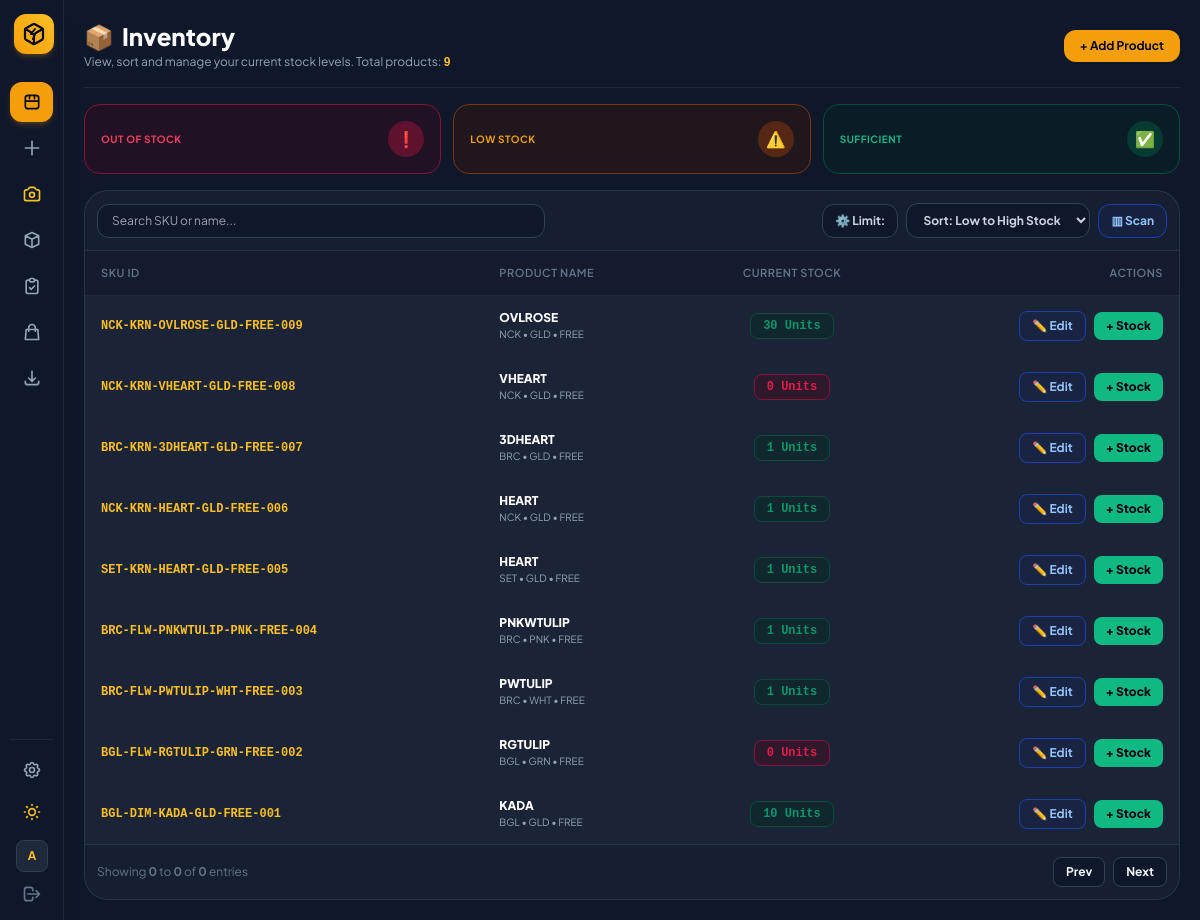
The app's page / (signed in) with its own data.
### sku_manager/models.py (models this page shows, shortened)
class JewelrySKU(models.Model):
    name = models.CharField(max_length=100)
    category = models.CharField(max_length=50, default='General')
    style = models.CharField(max_length=50, blank=True, default='Standard')
    design_model = models.CharField(max_length=50, blank=True, default='')
    size = models.CharField(max_length=30, blank=True, default='Free Size')
    color = models.CharField(max_length=30, blank=True, default='Black')
    number = models.CharField(max_length=10, default='001')
    sku = models.CharField(max_length=100, unique=True, editable=False)
    image = models.ImageField(upload_to='products/', null=True, blank=True)
    is_listed = models.BooleanField(default=True)
    batch_no = models.CharField(max_length=50, blank=True, default='')
    stock = models.PositiveIntegerField(default=0)
    storage_box = models.ForeignKey(StorageBox, on_delete=models.SET_NULL, null=True, blank=True, related_name='skus')
    section_name = models.CharField(max_length=50, blank=True, default='Main Slot')
    purchase_price = models.DecimalField(max_digits=10, decimal_places=2, default=0.00)
    selling_price = models.DecimalField(max_digits=10, decimal_places=2, default=0.00)
    created_at = models.DateTimeField(auto_now_add=True)
    updated_at = models.DateTimeField(auto_now=True)
    class Meta:
        ordering = ['-created_at']

### sku_manager/views.py (the view)
# urls.py: path('', views.inventory_list, name='inventory_list'),
@login_required(login_url='login')
def inventory_list(request):
    search_query = request.GET.get('q', '').strip()
    items = JewelrySKU.objects.select_related('storage_box').all().order_by('-id')
    if search_query:
        items = items.filter(
            Q(sku__icontains=search_query) |
            Q(name__icontains=search_query) |
            Q(category__icontains=search_query)
        )
    return render(request, 'sku_manager/inventory.html', {
        'items': items,
        'skus': items,
        'total_count': items.count(),
        'search_query': search_query,
        'active_page': 'inventory',
    })

### templates/sku_manager/inventory.html (shortened to what this page needs)
{% extends "sku_manager/base.html" %}
{% block content %}
<div class="space-y-4 max-w-6xl mx-auto">
  <header class="flex flex-col sm:flex-row sm:items-center justify-between border-b border-slate-200 dark:border-slate-800 pb-4 gap-4">
    <div>
      <h1 class="text-2xl font-black text-slate-900 dark:text-white flex items-center gap-2"><span>📦</span> Inventory</h1>
      <p class="text-xs text-slate-500 dark:text-slate-400 mt-0.5">
        View, sort and manage your current stock levels. Total products:
        <strong class="text-amber-600 dark:text-amber-400 font-mono">{{ total_count }}</strong>
      </p>
    </div>
    <a href="{% url 'product_master' %}" class="bg-amber-500 hover:bg-amber-400 text-slate-950 font-bold px-4 py-2 rounded-xl text-xs transition shadow-sm">+ Add Product</a>
  </header>
  <div class="grid grid-cols-3 gap-3">
    <div class="bg-rose-50 dark:bg-rose-950/30 border border-rose-200 dark:border-rose-900 rounded-2xl p-4 flex items-center justify-between">
      <div>
        <p class="text-[10px] uppercase font-bold tracking-wider text-rose-500">Out of Stock</p>
      </div>
      <div class="w-9 h-9 rounded-full bg-rose-200 dark:bg-rose-900/60 flex items-center justify-center">❗</div>
    </div>
    <div class="bg-amber-50 dark:bg-amber-950/30 border border-amber-200 dark:border-amber-900 rounded-2xl p-4 flex items-center justify-between">
      <div>
        <p class="text-[10px] uppercase font-bold tracking-wider text-amber-500">Low Stock</p>
      </div>
      <div class="w-9 h-9 rounded-full bg-amber-200 dark:bg-amber-900/60 flex items-center justify-center">⚠️</div>
    </div>
    <div class="bg-emerald-50 dark:bg-emerald-950/30 border border-emerald-200 dark:border-emerald-900 rounded-2xl p-4 flex items-center justify-between">
      <div>
        <p class="text-[10px] uppercase font-bold tracking-wider text-emerald-500">Sufficient</p>
      </div>
      <div class="w-9 h-9 rounded-full bg-emerald-200 dark:bg-emerald-900/60 flex items-center justify-center">✅</div>
    </div>
  </div>
  <div class="bg-white dark:bg-slate-800/80 border border-slate-200 dark:border-slate-700/60 rounded-3xl shadow-sm overflow-hidden">
    <div class="p-3 border-b border-slate-100 dark:border-slate-700/60 bg-slate-50/50 dark:bg-slate-900/40 flex flex-col sm:flex-row justify-between items-center gap-3">
      <input type="text" id="searchInput" placeholder="Search SKU or name..."
        class="w-full sm:max-w-md bg-white dark:bg-slate-900 border border-slate-200 dark:border-slate-700 rounded-xl px-3.5 py-2 text-xs text-slate-900 dark:text-white focus:outline-none focus:border-amber-500">
      <div class="flex items-center gap-2 w-full sm:w-auto">
        <button type="button" id="openLimit"
          class="shrink-0 px-3 py-2 bg-white dark:bg-slate-900 text-slate-700 dark:text-slate-300 border border-slate-200 dark:border-slate-700 rounded-xl font-bold text-xs">
          ⚙️ Limit:
        </button>
        <select id="sortSelect"
          class="bg-white dark:bg-slate-900 border border-slate-200 dark:border-slate-700 rounded-xl text-xs font-bold text-slate-600 dark:text-slate-300 px-3 py-2 outline-none cursor-pointer">
          <option value="stock-asc">Sort: Low to High Stock</option>
        </select>
        <button type="button" id="scanBtn"
          class="shrink-0 px-3 py-2 bg-blue-50 dark:bg-blue-950/40 text-blue-700 dark:text-blue-300 border border-blue-200 dark:border-blue-800 rounded-xl font-bold text-xs">
          ▥ Scan
        </button>
      </div>
    </div>
    <div class="overflow-x-auto">
      <table class="w-full text-left text-xs text-slate-700 dark:text-slate-300">
        <thead class="bg-slate-50 dark:bg-slate-900/60 text-[11px] uppercase tracking-wider text-slate-500 border-b border-slate-200 dark:border-slate-800">
          <tr>
            <th class="py-3.5 px-4 font-semibold">SKU ID</th>
            <th class="py-3.5 px-4 font-semibold">Product Name</th>
            <th class="py-3.5 px-4 font-semibold text-center">Current Stock</th>
            <th class="py-3.5 px-4 text-right font-semibold">Actions</th>
          </tr>
        </thead>
        <tbody id="invBody" class="divide-y divide-slate-100 dark:divide-slate-800/60">
          {% for item in items %}
            <tr class="inv-row hover:bg-slate-50 dark:hover:bg-slate-800/30 transition"
                data-stock="{{ item.stock }}" data-name="{{ item.name|lower }}" data-sku="{{ item.sku|lower }}">
              <td class="py-3.5 px-4 font-mono font-bold text-amber-600 dark:text-amber-400">{{ item.sku }}</td>
              <td class="py-3.5 px-4 font-extrabold text-slate-900 dark:text-white">
                <div>{{ item.name }}</div>
                <div class="text-[10px] text-slate-400 font-normal">{{ item.category }} • {{ item.color }} • {{ item.size }}</div>
              </td>
              <td class="py-3.5 px-4 text-center">
                {% if item.stock == 0 %}
                  <span class="inline-flex px-3 py-1 rounded-lg font-mono font-bold text-xs bg-rose-50 dark:bg-rose-950/40 text-rose-600 border border-rose-200 dark:border-rose-900">0 Units</span>
                {% elif item.stock <= threshold %}
                  <span class="inline-flex px-3 py-1 rounded-lg font-mono font-bold text-xs bg-amber-50 dark:bg-amber-950/40 text-amber-600 border border-amber-200 dark:border-amber-900">{{ item.stock }} Units</span>
                {% else %}
                  <span class="inline-flex px-3 py-1 rounded-lg font-mono font-bold text-xs bg-emerald-50 dark:bg-emerald-950/40 text-emerald-600 border border-emerald-200 dark:border-emerald-900">{{ item.stock }} Units</span>
                {% endif %}
              </td>
              <td class="py-3.5 px-4 text-right space-x-1.5 whitespace-nowrap">
                <a href="{% url 'stock_action' item.pk %}?mode=set"
                   class="inline-flex items-center gap-1 bg-blue-50 hover:bg-blue-100 dark:bg-blue-950/40 text-blue-700 dark:text-blue-300 border border-blue-200 dark:border-blue-800 px-3 py-1.5 rounded-lg font-bold transition">✏️ Edit</a>
                <a href="{% url 'stock_action' item.pk %}?mode=add"
                   class="inline-flex items-center gap-1 bg-emerald-500 hover:bg-emerald-400 text-slate-950 px-3 py-1.5 rounded-lg font-black transition shadow-xs">+ Stock</a>
              </td>
            </tr>
          {% endfor %}
        </tbody>
      </table>
    </div>
    <div class="bg-slate-50 dark:bg-slate-900/40 border-t border-slate-200 dark:border-slate-700/60 p-3 flex items-center justify-between">
      <div class="text-xs text-slate-500">Showing <b id="pgStart">0</b> to <b id="pgEnd">0</b> of <b id="pgTotal">0</b> entries</div>
      <div class="flex gap-2">
        <button id="prevPage" class="px-3 py-1.5 border border-slate-300 dark:border-slate-700 rounded-lg bg-white dark:bg-slate-900 text-xs font-bold disabled:opacity-50">Prev</button>
        <button id="nextPage" class="px-3 py-1.5 border border-slate-300 dark:border-slate-700 rounded-lg bg-white dark:bg-slate-900 text-xs font-bold disabled:opacity-50">Next</button>
      </div>
    </div>
  </div>
</div>
{% endblock %}

### templates/sku_manager/base.html (shortened to what this page needs)
<!DOCTYPE html>
<html lang="en" class="dark">
<head>
  <script src="https://cdn.tailwindcss.com"></script>
</head>
<body class="bg-slate-100 text-slate-800 dark:bg-slate-900 dark:text-slate-100 min-h-screen flex antialiased transition-colors duration-200">
  <aside class="group fixed left-0 top-0 z-40 h-screen w-16 hover:w-60 transition-all duration-300 ease-in-out bg-white border-r border-slate-200 dark:bg-slate-900 dark:border-slate-800 flex flex-col justify-between p-2.5 shadow-xl overflow-hidden">
    <div class="space-y-6">
      <a href="{% url 'inventory_list' %}" class="flex items-center gap-3 px-1 py-1">
        <div class="w-10 h-10 min-w-[40px] rounded-xl bg-gradient-to-tr from-amber-500 to-amber-400 flex items-center justify-center shadow-md shadow-amber-500/20 text-slate-950">
        </div>
      </a>
      <nav class="space-y-1.5">
        <a href="{% url 'inventory_list' %}" title="Inventory"
          class="flex items-center gap-3.5 px-3 py-2.5 rounded-xl transition {% if active_page == 'inventory' %}bg-amber-500 text-slate-950 font-bold shadow-md shadow-amber-500/20{% else %}text-slate-600 dark:text-slate-400 hover:bg-slate-100 dark:hover:bg-slate-800 dark:hover:text-white{% endif %}">
          <svg class="w-5 h-5 min-w-[20px]" fill="none" stroke="currentColor" viewBox="0 0 24 24"><path stroke-linecap="round" stroke-linejoin="round" stroke-width="2" d="M4 7v10c0 2 1.5 3 3.5 3h9c2 0 3.5-1 3.5-3V7c0-2-1.5-3-3.5-3h-9C5.5 4 4 5 4 7zm0 4h16M9 4v4m6-4v4"></path></svg>
        </a>
        <a href="{% url 'product_master' %}" title="Add Products & Catalog"
          class="flex items-center gap-3.5 px-3 py-2.5 rounded-xl transition {% if active_page == 'products' %}bg-amber-500 text-slate-950 font-bold shadow-md shadow-amber-500/20{% else %}text-slate-600 dark:text-slate-400 hover:bg-slate-100 dark:hover:bg-slate-800 dark:hover:text-white{% endif %}">
          <svg class="w-5 h-5 min-w-[20px]" fill="none" stroke="currentColor" viewBox="0 0 24 24"><path stroke-linecap="round" stroke-linejoin="round" stroke-width="2" d="M12 4v16m8-8H4"></path></svg>
        </a>
        <a href="{% url 'sku_scanner' %}" title="Camera Scanner"
          class="flex items-center gap-3.5 px-3 py-2.5 rounded-xl transition {% if active_page == 'scanner' %}bg-amber-500 text-slate-950 font-bold shadow-md shadow-amber-500/20{% else %}text-amber-600 dark:text-amber-400 hover:bg-slate-100 dark:hover:bg-slate-800{% endif %}">
        </a>
        <a href="{% url 'box_manager' %}" title="Storage Boxes"
          class="flex items-center gap-3.5 px-3 py-2.5 rounded-xl transition {% if active_page == 'boxes' %}bg-amber-500 text-slate-950 font-bold shadow-md shadow-amber-500/20{% else %}text-slate-600 dark:text-slate-400 hover:bg-slate-100 dark:hover:bg-slate-800 dark:hover:text-white{% endif %}">
          <svg class="w-5 h-5 min-w-[20px]" fill="none" stroke="currentColor" viewBox="0 0 24 24"><path stroke-linecap="round" stroke-linejoin="round" stroke-width="2" d="M20 7l-8-4-8 4m16 0l-8 4m8-4v10l-8 4m0-10L4 7m8 4v10M4 7v10l8 4"></path></svg>
        </a>
        <a href="{% url 'dispatch_logs' %}" title="Dispatch Logs"
          class="flex items-center gap-3.5 px-3 py-2.5 rounded-xl transition {% if active_page == 'dispatch_logs' %}bg-amber-500 text-slate-950 font-bold shadow-md shadow-amber-500/20{% else %}text-slate-600 dark:text-slate-400 hover:bg-slate-100 dark:hover:bg-slate-800 dark:hover:text-white{% endif %}">
          <svg class="w-5 h-5 min-w-[20px]" fill="none" stroke="currentColor" viewBox="0 0 24 24"><path stroke-linecap="round" stroke-linejoin="round" stroke-width="2" d="M9 5H7a2 2 0 00-2 2v12a2 2 0 002 2h10a2 2 0 002-2V7a2 2 0 00-2-2h-2M9 5a2 2 0 002 2h2a2 2 0 002-2M9 5a2 2 0 012-2h2a2 2 0 012 2m-6 9l2 2 4-4"></path></svg>
        </a>
        <a href="{% url 'platform_manager' %}" title="Marketplace Channels"
          class="flex items-center gap-3.5 px-3 py-2.5 rounded-xl transition {% if active_page == 'platforms' %}bg-amber-500 text-slate-950 font-bold shadow-md shadow-amber-500/20{% else %}text-slate-600 dark:text-slate-400 hover:bg-slate-100 dark:hover:bg-slate-800 dark:hover:text-white{% endif %}">
          <svg class="w-5 h-5 min-w-[20px]" fill="none" stroke="currentColor" viewBox="0 0 24 24"><path stroke-linecap="round" stroke-linejoin="round" stroke-width="2" d="M16 11V7a4 4 0 00-8 0v4M5 9h14l1 12H4L5 9z"></path></svg>
        </a>
        <a href="{% url 'sku_export_csv' %}" title="Export CSV"
          class="flex items-center gap-3.5 px-3 py-2.5 rounded-xl transition text-slate-600 dark:text-slate-400 hover:bg-slate-100 dark:hover:bg-slate-800 dark:hover:text-white">
          <svg class="w-5 h-5 min-w-[20px]" fill="none" stroke="currentColor" viewBox="0 0 24 24"><path stroke-linecap="round" stroke-linejoin="round" stroke-width="2" d="M4 16v1a3 3 0 003 3h10a3 3 0 003-3v-1m-4-4l-4 4m0 0l-4-4m4 4V4"></path></svg>
        </a>
      </nav>
    </div>
    <div class="space-y-1.5 pt-3 border-t border-slate-200 dark:border-slate-800">
      <a href="{% url 'app_settings' %}" title="System Settings"
        class="flex items-center gap-3.5 px-3 py-2 rounded-xl transition {% if active_page == 'settings' %}bg-amber-500 text-slate-950 font-bold shadow-md shadow-amber-500/20{% else %}text-slate-600 dark:text-slate-400 hover:bg-slate-100 dark:hover:bg-slate-800 dark:hover:text-white{% endif %}">
      </a>
      <button id="themeToggleBtn" type="button" title="Switch Theme"
        class="w-full flex items-center gap-3.5 px-3 py-2 rounded-xl text-slate-600 dark:text-slate-400 hover:bg-slate-100 dark:hover:bg-slate-800 transition">
      </button>
      {% if request.user.is_authenticated %}
      <div class="flex items-center gap-3 px-1.5 pt-1 overflow-hidden">
        <div class="w-8 h-8 min-w-[32px] rounded-lg bg-slate-200 dark:bg-slate-800 border border-slate-300 dark:border-slate-700 flex items-center justify-center font-bold text-amber-600 dark:text-amber-400 text-xs">
          {{ request.user.username|slice:":1"|upper }}
        </div>
      </div>
      <a href="{% url 'logout' %}" title="Log Out"
        class="flex items-center gap-3 px-3 py-1.5 rounded-xl text-slate-500 hover:bg-rose-500/10 hover:text-rose-500 transition">
        <svg class="w-5 h-5 min-w-[20px]" fill="none" stroke="currentColor" viewBox="0 0 24 24">
          <path stroke-linecap="round" stroke-linejoin="round" stroke-width="2" d="M17 16l4-4m0 0l-4-4m4 4H7m6 4v1a3 3 0 01-3 3H6a3 3 0 01-3-3V7a3 3 0 013-3h4a3 3 0 013 3v1"></path>
        </svg>
      </a>
      {% endif %}
    </div>
  </aside>
  <main class="flex-1 ml-16 p-4 sm:p-5 min-h-screen transition-all duration-300">
    <div class="w-full space-y-4">
      {% block content %}{% endblock %}
    </div>
  </main>
</body>
</html>

### templates/sku_manager/base.html (style rules this page uses)
body { font-family: 'Plus Jakarta Sans', sans-serif; }

### records on screen
JewelrySKU: sku "NCK-KRN-OVLROSE-GLD-FREE-009", name "OVLROSE", category "NCK", color "GLD", size "FREE", stock "30"
JewelrySKU: sku "NCK-KRN-VHEART-GLD-FREE-008", name "VHEART", category "NCK", color "GLD", size "FREE", stock "0 Units"
JewelrySKU: sku "BRC-KRN-3DHEART-GLD-FREE-007", name "3DHEART", category "BRC", color "GLD", size "FREE", stock "1"
JewelrySKU: sku "NCK-KRN-HEART-GLD-FREE-006", name "HEART", category "NCK", color "GLD", size "FREE", stock "1"
JewelrySKU: sku "SET-KRN-HEART-GLD-FREE-005", name "HEART", category "SET", color "GLD", size "FREE", stock "1"
JewelrySKU: sku "BRC-FLW-PNKWTULIP-PNK-FREE-004", name "PNKWTULIP", category "BRC", color "PNK", size "FREE", stock "1"
JewelrySKU: sku "BRC-FLW-PWTULIP-WHT-FREE-003", name "PWTULIP", category "BRC", color "WHT", size "FREE", stock "1"
JewelrySKU: sku "BGL-FLW-RGTULIP-GRN-FREE-002", name "RGTULIP", category "BGL", color "GRN", size "FREE", stock "0 Units"
JewelrySKU: sku "BGL-DIM-KADA-GLD-FREE-001", name "KADA", category "BGL", color "GLD", size "FREE", stock "10"

### other values on screen
{{ request.user.username|slice:":1"|upper }} "A"
{{ total_count }} "9"
